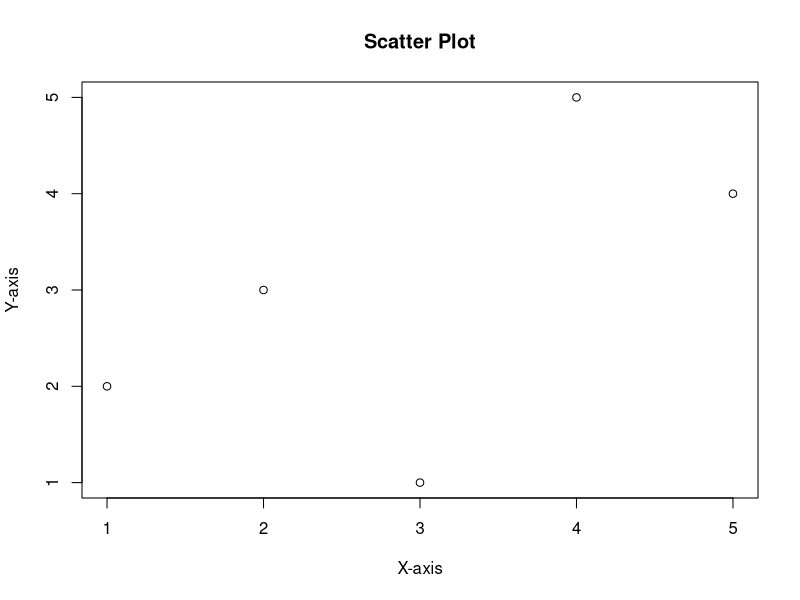

The R script that drew this image:
#CREATING SCATTER PLOTS
# Sample data
x <- c(1, 2, 3, 4, 5)
y <- c(2, 3, 1, 5, 4)
# Create a scatter plot
plot(x, y, main = "Scatter Plot", xlab = "X-axis", ylab = "Y-axis")